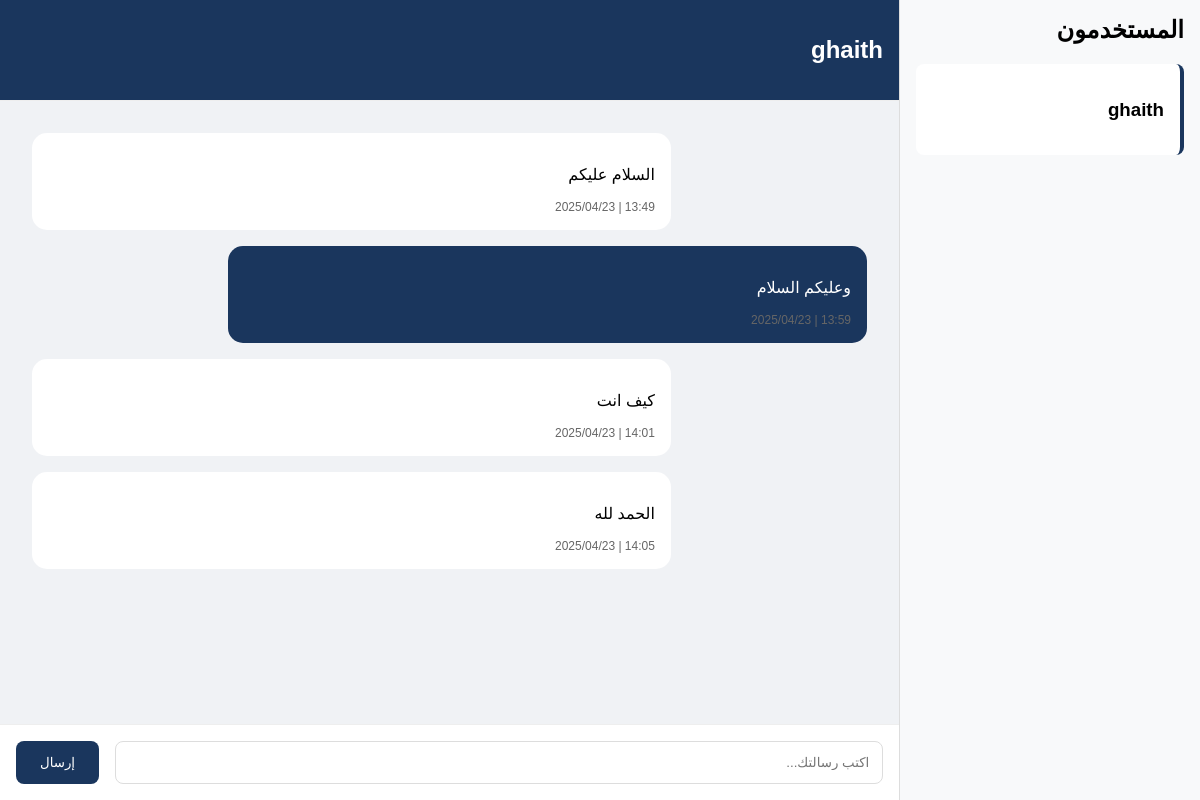
Screenshot of /chat/consultant_dashboard.php?user_id=4 (signed in) with the database file from the repository.
### tables this page shows
CREATE TABLE `users` (
  `id` int(11) NOT NULL,
  `fullname` varchar(100) NOT NULL,
  `phone` varchar(20) NOT NULL,
  `password` varchar(255) NOT NULL,
  `type` enum('user','admin') DEFAULT 'user',
  `created_at` timestamp NOT NULL DEFAULT CURRENT_TIMESTAMP,
  `updated_at` timestamp NOT NULL DEFAULT CURRENT_TIMESTAMP ON UPDATE CURRENT_TIMESTAMP
);

CREATE TABLE `chats` (
  `id` int(11) NOT NULL,
  `user_id` int(11) NOT NULL,
  `consultant_id` int(11) NOT NULL,
  `message` text NOT NULL,
  `sender` enum('user','consultant') NOT NULL,
  `created_at` timestamp NOT NULL DEFAULT CURRENT_TIMESTAMP
);

### chat/consultant_dashboard.php (the view, shortened to what this page needs)
<?php
require '../db/db_connect.php';
$users = $conn->query("
    SELECT DISTINCT u.id, u.fullname
    FROM users u
    JOIN chats c ON u.id = c.user_id
    WHERE c.consultant_id = {$_SESSION['consultant_id']}
")->fetch_all(MYSQLI_ASSOC);
$current_user_id = isset($_GET['user_id']) ? $_GET['user_id'] : null;
$current_user = null;
if($current_user_id) {
    $messages = $conn->prepare("SELECT * FROM chats
                              WHERE user_id = ? AND consultant_id = ?
                              ORDER BY created_at ASC");
    $messages->bind_param("ii", $current_user_id, $_SESSION['consultant_id']);
    $messages->execute();
    $chat_result = $messages->get_result();
    $user_stmt = $conn->prepare("SELECT fullname FROM users WHERE id = ?");
    $user_stmt->bind_param("i", $current_user_id);
    $user_stmt->execute();
    $current_user = $user_stmt->get_result()->fetch_assoc();
}
?>
<!DOCTYPE html>
<html lang="ar" dir="rtl">
<head>
    <link rel="stylesheet" href="https://cdnjs.cloudflare.com/ajax/libs/font-awesome/6.5.0/css/all.min.css">
</head>
<body>
    <div class="container">
        <div class="user-sidebar">
            <div class="user-list">
                <h2 style="margin-top: 0;">المستخدمون</h2>
                <?php foreach($users as $user): ?>
                    <div class="user-card <?= $current_user_id == $user['id'] ? 'active' : '' ?>"
                         onclick="window.location.href='?user_id=<?= $user['id'] ?>'">
                        <h3><?= htmlspecialchars($user['fullname']) ?></h3>
                    </div>
                <?php endforeach; ?>
            </div>
        </div>
        <div class="chat-main">
            <?php if($current_user && $current_user_id): ?>
                <div class="chat-header">
                    <h2><?= htmlspecialchars($current_user['fullname']) ?></h2>
                </div>
                <div class="chat-messages">
                    <?php while($msg = $chat_result->fetch_assoc()): ?>
                        <div class="message <?= $msg['sender'] === 'user' ? 'user-message' : 'consultant-message' ?>">
                            <p><?= htmlspecialchars($msg['message']) ?></p>
                            <div class="message-time">
                                <?= date('H:i | Y/m/d', strtotime($msg['created_at'])) ?>
                            </div>
                        </div>
                    <?php endwhile; ?>
                </div>
                <div class="chat-input">
                    <form method="POST" id="message-form">
                        <input type="text"
                               id="message-input"
                               name="message"
                               placeholder="اكتب رسالتك..."
                               required>
                        <button type="submit" class="btn-send">إرسال</button>
                    </form>
                </div>
            <?php else: ?>
                <div class="no-chat">
                    <p>اختر مستخدمًا لبدء المحادثة</p>
                </div>
            <?php endif; ?>
        </div>
    </div>
</body>
</html>

### chat/consultant_dashboard.php (style rules this page uses)
:root { --primary-blue: #1a365d; --accent-orange: #e67e22; --light-cream: #f9f6f0; }
body { margin: 0; font-family: 'Tahoma', sans-serif; }
.container { display: flex; height: 100vh; }
.user-sidebar { width: 300px; background: #f8f9fa; border-left: 1px solid #ddd; overflow-y: auto; }
.user-list { padding: 1rem; }
.user-card { padding: 1rem; margin: 0.5rem 0; background: white; border-radius: 8px; cursor: pointer; transition: all 0.3s ease; }
.user-card.active { border-right: 4px solid var(--primary-blue); }
.chat-main { flex: 1; background: white; display: flex; flex-direction: column; }
.chat-header { padding: 1rem; border-bottom: 1px solid #eee; background: var(--primary-blue); color: white; }
.chat-messages { flex: 1; overflow-y: auto; padding: 1rem; background: #f0f2f5; }
.message { max-width: 70%; margin: 1rem; padding: 1rem; border-radius: 15px; position: relative; }
.user-message { background: white; margin-right: auto; }
.consultant-message { background: var(--primary-blue); color: white; margin-left: auto; }
.message-time { font-size: 0.75rem; color: #666; margin-top: 0.5rem; }
.chat-input { padding: 1rem; border-top: 1px solid #eee; background: white; }
#message-form { display: flex; gap: 1rem; }
#message-input { flex: 1; padding: 0.8rem; border: 1px solid #ddd; border-radius: 8px; }
.btn-send { background: var(--primary-blue); color: white; border: none; padding: 0.8rem 1.5rem; border-radius: 8px; cursor: pointer; transition: background 0.3s ease; }

### rows the page displays
users: fullname "ghaith"
chats: message "السلام عليكم", created_at "13:49 | 2025/04/23"
chats: message "وعليكم السلام", created_at "13:59 | 2025/04/23"
chats: message "كيف انت", created_at "14:01 | 2025/04/23"
chats: message "الحمد لله", created_at "14:05 | 2025/04/23"
